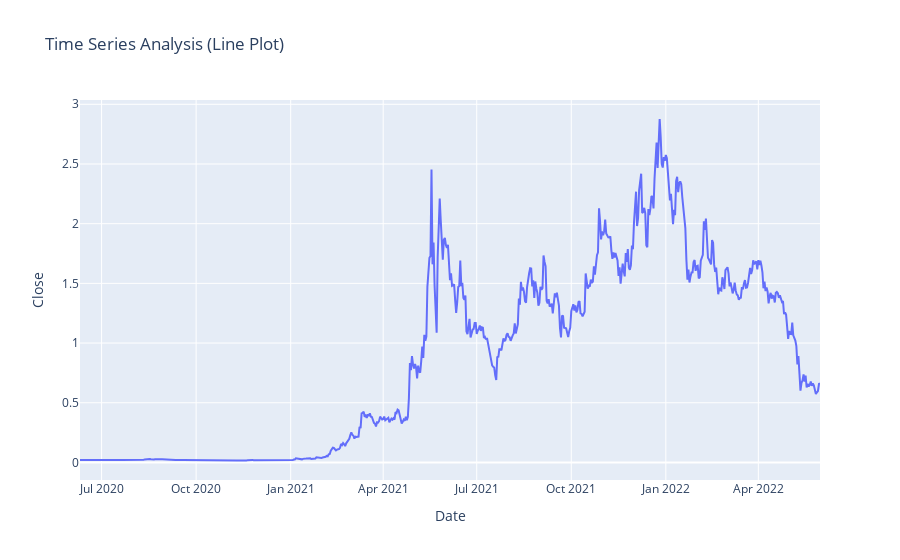

Write notebook code for a chart like this one.
### Code cell
import plotly.express as px
figure = px.line(data, x = data.index, 
                 y = "Close", 
                 title = "Time Series Analysis (Line Plot)")
figure.show()

### Figure 1 — Plotly figure (JSON) as saved in the notebook; plotly's stock layout.template omitted (floating-point values rounded to 4 significant figures; data arrays with more than 128 entries replaced by an {"elided": "..."} marker saying what was removed)
{"data": [{"hovertemplate": "Date=%{x}<br>Close=%{y}<extra></extra>", "legendgroup": "", "line": {"color": "#636efa", "dash": "solid"}, "marker": {"symbol": "circle"}, "mode": "lines", "name": "", "orientation": "v", "showlegend": false, "type": "scatter", "x": {"elided": "721 str values"}, "xaxis": "x", "y": {"elided": "721 float values"}, "yaxis": "y"}], "layout": {"legend": {"tracegroupgap": 0}, "title": {"text": "Time Series Analysis (Line Plot)"}, "xaxis": {"anchor": "y", "domain": [0, 1], "title": {"text": "Date"}}, "yaxis": {"anchor": "x", "domain": [0, 1], "title": {"text": "Close"}}}}
